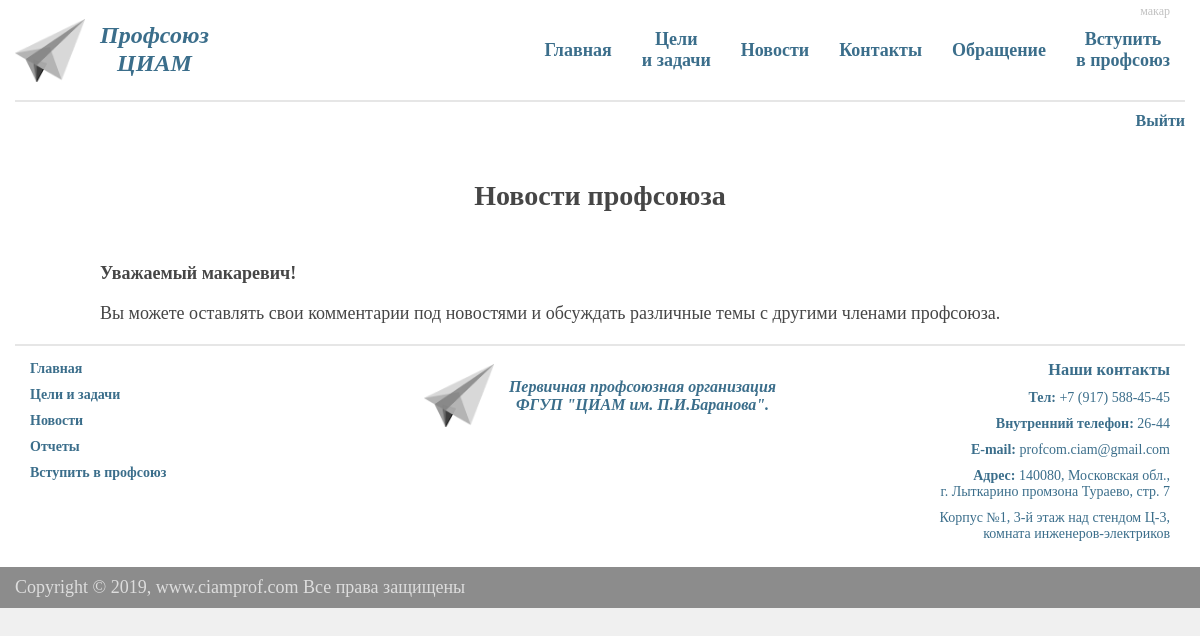
Page /pages/news.php (signed in) on the earlier database version.
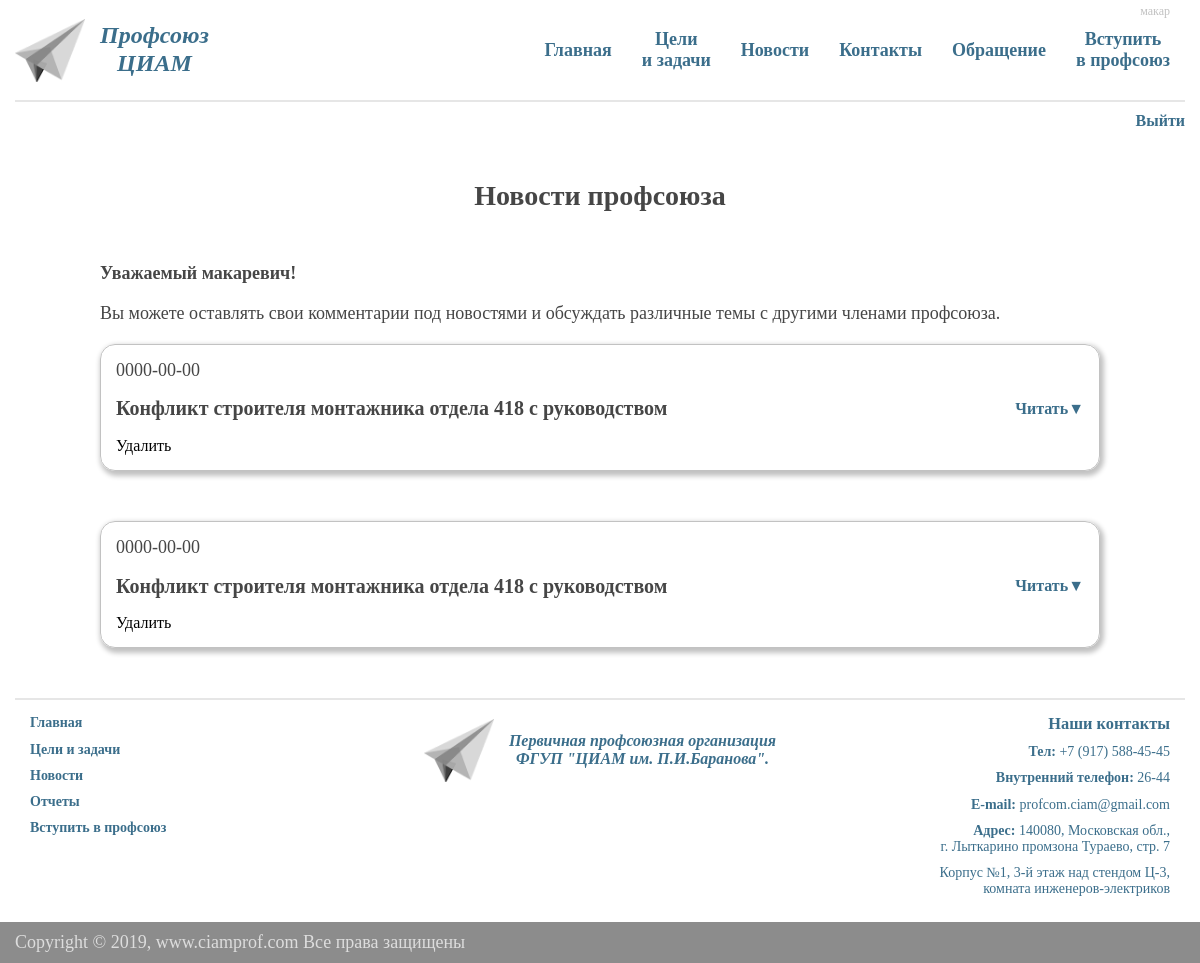
Same page on the later database version.
### tables this page shows
CREATE TABLE `news` (
  `id` int(11) NOT NULL,
  `header` varchar(250) NOT NULL,
  `text` text NOT NULL,
  `date` date NOT NULL
);

### pages/news.php (the view, shortened to what this page needs)
<?php
    $main = '/index.php/';
    include($_SERVER['DOCUMENT_ROOT'].'/modules/head.php');
    if ( !empty( $_SESSION['user'] ) ) {
        $userName = $_SESSION['user']['fio'];
        $textForUser = "
            <p class='margin-bottom20'>
                Вы можете оставлять свои комментарии под новостями и обсуждать различные темы с другими членами профсоюза.
            </p>
        ";
        $template = [];
        $qrNews = "SELECT * FROM `news` ORDER BY `id` DESC";
        $resultNews = mysqli_query($connect, $qrNews);
        if ( $resultNews ) {
            while ( $row = mysqli_fetch_assoc($resultNews) ) {
                $template['news'][] = $row;
            }
        } else {
        }
    }
?>
<div class="content">
    <h1 class="margin-bottom50 margin-top50">Новости профсоюза</h1>
    <div class="content-text margin-bottom20">
        <p class="bold margin-bottom20">Уважаемый <?=$userName?>!</p>
        <?=$textForUser?>
    </div>
    <?php if ( !empty( $_SESSION['user'] ) ): ?>
        <?php if ( $resultNews ): ?>
            <?php if ( mysqli_num_rows($resultNews) != 0 ): ?>
                <?php foreach( $template['news'] as $key => $val ): ?>
                    <?php
                        $date = $val['date'];
                        $header = $val['header'];
                    ?>
                    <div class="new-item">
                        <p><?=$date?></p>
                        <h2 class="click-slide"><?=$header?> <span class="up-down">Читать&#9660;</span></h2>
                        <div class="button-del">Удалить</div>
                    </div>
                <?php endforeach; ?>
            <?php else: ?>
            <?php endif; ?>
        <?php else: ?>
        <?php endif; ?>
    <?php endif; ?>
</div>
<?php
    include($_SERVER['DOCUMENT_ROOT'].'/modules/footer.php');
?>

### modules/head.php (shortened to what this page needs)
<?php
    if ( !empty($_SESSION['user']) ) {
        $enterExit = "<a href='/handlers/exit.php' class='enter-exit exit margin-top10'>Выйти</a>";
        $userName = $_SESSION['user']['login'];
        $txtForUser = "
            <p class='text-for-user margin-right30'>
                $userName
            </p>
        ";
    } else {
        $enterExit = "<p class='enter-exit enter margin-top10'>Войти</p>";
        unset( $_SESSION['i'] );
    }
?>
<!DOCTYPE html>
<html lang="ru">
<head>
    <link rel="stylesheet" href="/styles/style.css">
</head>
<body id="top">
    <div class="wrapper">
        <div class="head">
            <?php
                if ( isset($txtForUser) ) {
                    echo $txtForUser;
                }
            ?>
            <div class="logo">
                <div class="logo-pic margin-right15"></div>
                <div class="logo-text">
                    Профсоюз<br />ЦИАМ
                </div>
            </div>
            <div class="nav">
                <a href="/index.php" class="menu-item margin-bottom-mob15">Главная</a>
                <a href="<?=$main?>#politics" class="menu-item margin-bottom-mob15">Цели<br />и задачи</a>
                <a href="/pages/news.php" class="menu-item margin-bottom-mob15">Новости</a>
                <a href="<?=$main?>#contact" class="menu-item margin-bottom-mob15">Контакты</a>
                <a href="/pages/appeal.php" class="menu-item margin-bottom-mob15">Обращение</a>
                <a href="<?=$main?>#join" class="menu-item">Вступить<br />в профсоюз</a>
            </div>
        </div>
        <?=$enterExit?>

### modules/footer.php (shortened to what this page needs)
        <div class="footer">
            <div class="footer-nav flex-elem">
                <a href="/index.php" class="menu-item margin-bottom10">Главная</a>
                <a href="/index.php#politics" class="menu-item margin-bottom10">Цели и задачи</a>
                <a href="/pages/news.php" class="menu-item margin-bottom10">Новости</a>
                <a href="/pages/report.php" class="menu-item margin-bottom10">Отчеты</a>
                <a href="/pages/join.php" class="menu-item margin-bottom10">Вступить в профсоюз</a>
            </div>
            <div>
                <div class="logo flex-elem">
                    <div class="logo-pic margin-right15"></div>
                    <div class="footer-logo-text">
                        Первичная профсоюзная организация<br />
                        ФГУП "ЦИАМ им. П.И.Баранова".
                    </div>
                </div>
            </div>
            <div class="contact flex-elem">
                <h3 class="margin-bottom10">Наши контакты</h3>
                <p class="margin-bottom10"><span class="bold">Тел:</span> +7 (917) 588-45-45</p>
                <p class="margin-bottom10"><span class="bold">Внутренний телефон:</span> 26-44</p>
                <p class="margin-bottom10"><span class="bold">E-mail:</span> profcom.ciam@gmail.com</p>
                <p class="margin-bottom10"><span class="bold">Адрес:</span> 140080, Московская обл., <br />г. Лыткарино промзона Тураево, стр. 7</p>
                <p class="margin-bottom10">Корпус №1, 3-й этаж над стендом Ц-3, <br />комната инженеров-электриков</p>
            </div>
        </div>
    </div>
    <div class="sub-footer">
        Copyright © 2019, www.ciamprof.com Все права защищены
    </div>
</body>
</html>

Differences in the rows shown:
added news: date "0000-00-00", header "Конфликт строителя монтажника отдела 418 с руководством"
added news: date "0000-00-00", header "Конфликт строителя монтажника отдела 418 с руководством"
